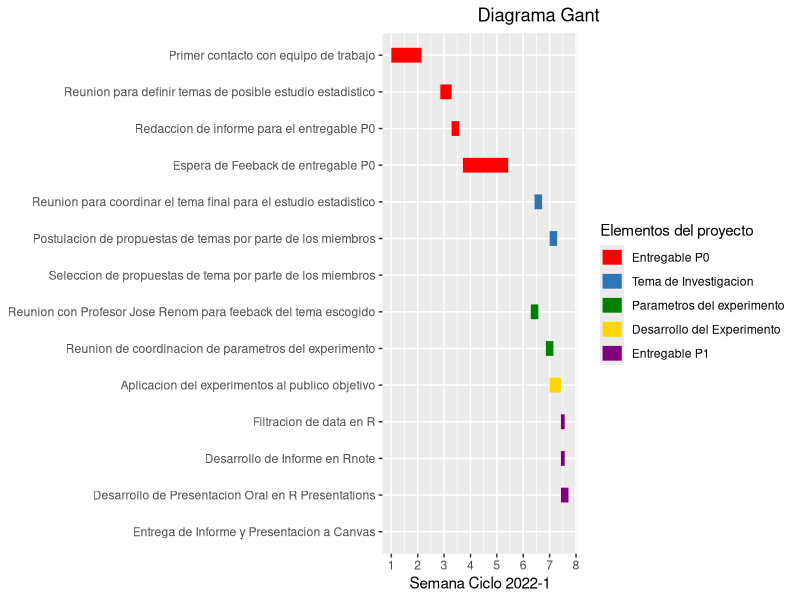
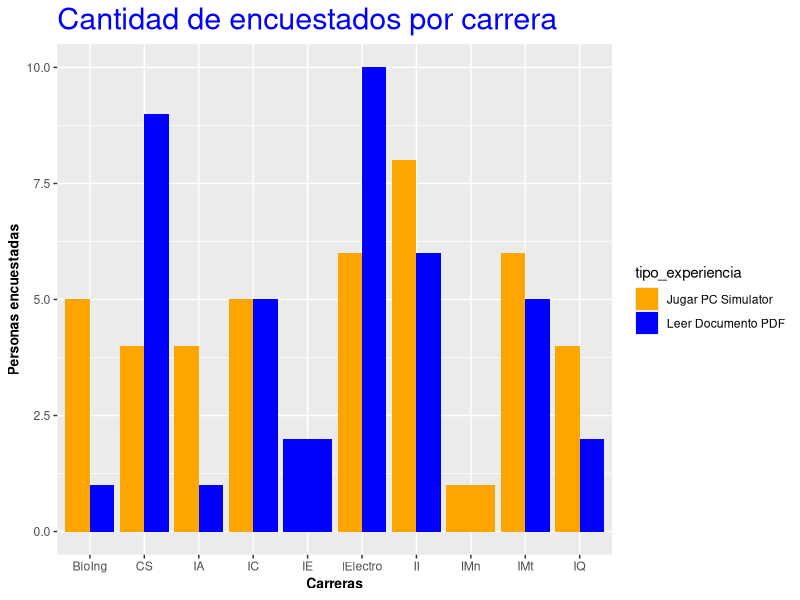
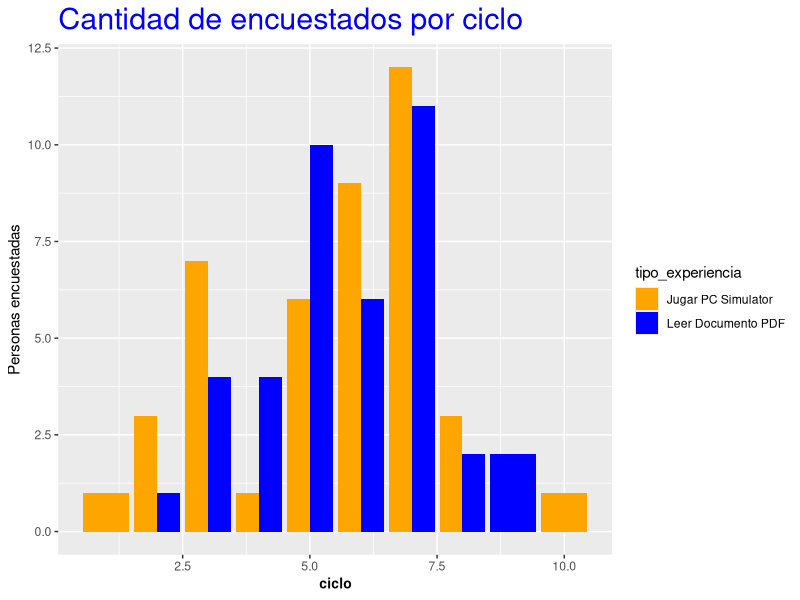
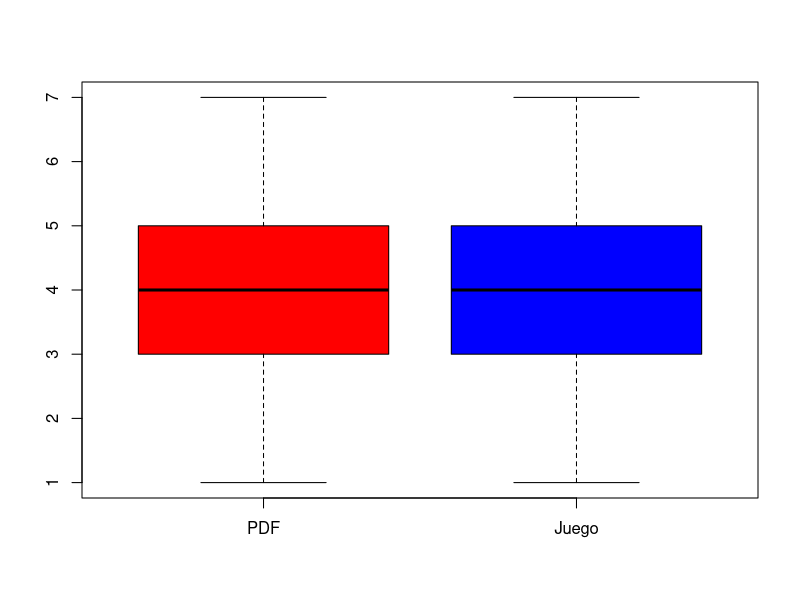
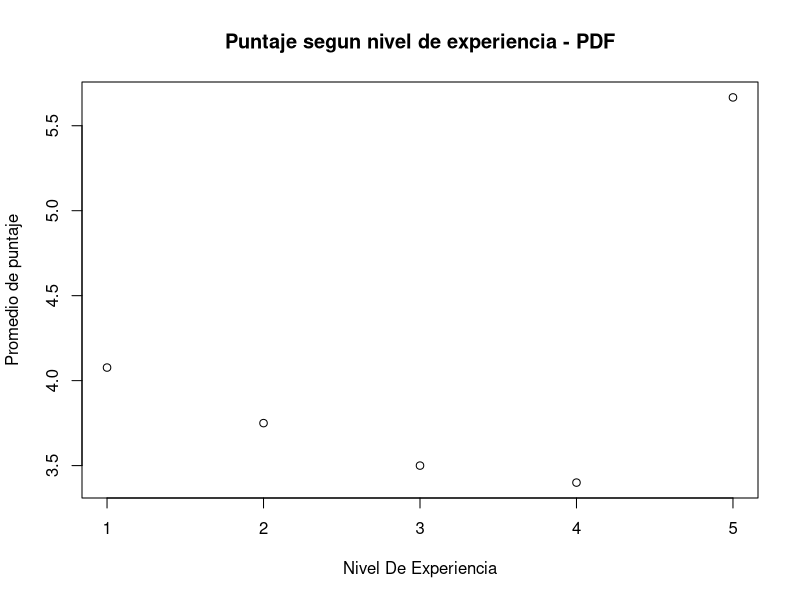
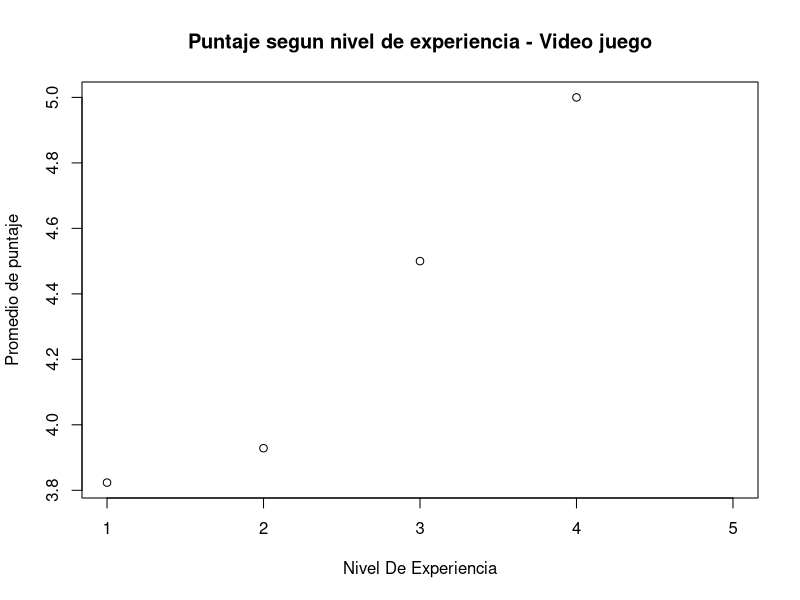
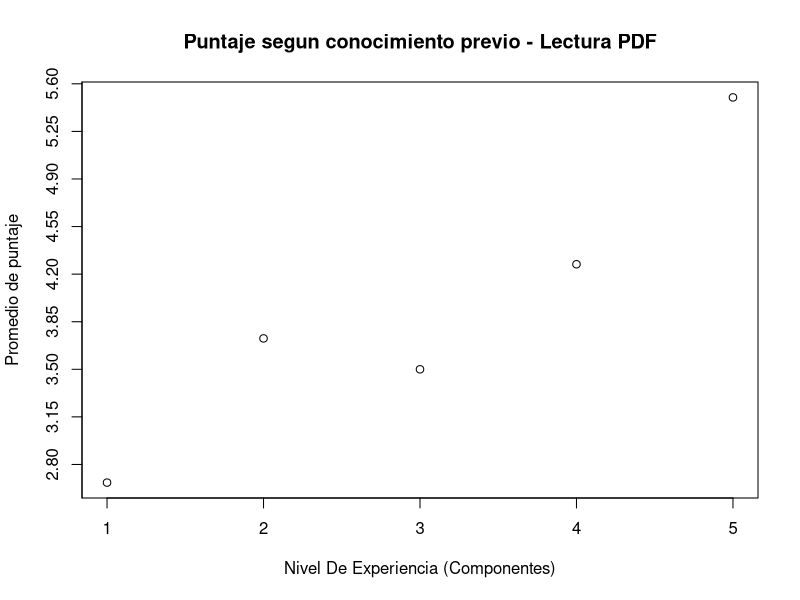
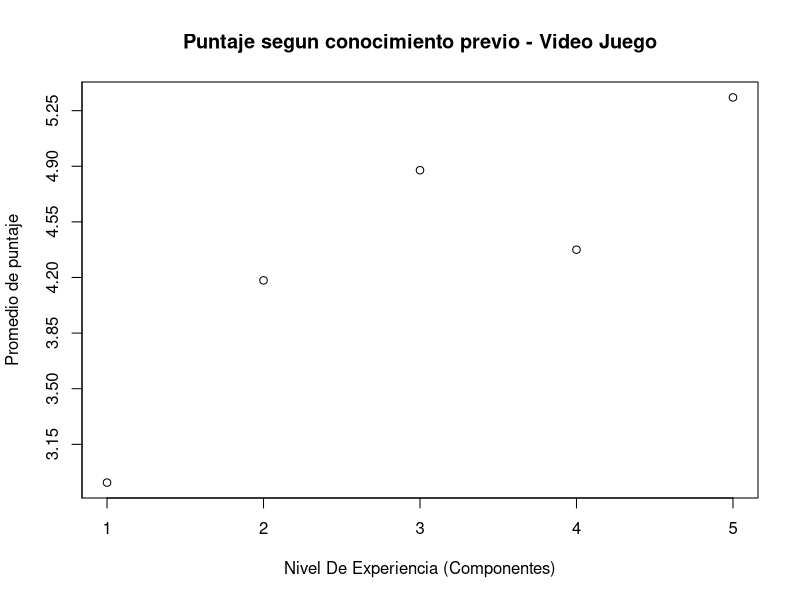

Here is the R script that generated these plots, in order:
## ---- chunk 1
library(readr)
library(dplyr)
library(ggplot2)
library(stringr)
library(tidyverse)
library(lubridate)


gantt <- read.csv("gant.csv", h=T)
DF <- read_csv("data.csv")
## ---- chunk 2


acts <- gantt$Actividad
els <- unique(gantt$Elemento.del.Proyecto)


g.gantt <- gather(gantt, "state", "date", 4:5) %>% mutate(date = as.Date(date, "%Y.%m.%d"), Actividad=factor(Actividad, acts[length(acts):1]), Elemento.del.Proyecto =factor(Elemento.del.Proyecto, els))

actcols <- c("#FF0000", "#2E75B6", "#008000", "#FFD700", "#800080",	"#F5DEB3")


ggplot(g.gantt, aes(date, Actividad, colour = Elemento.del.Proyecto, group=Item)) +
  geom_line(size = 5) +
  scale_color_manual(values=actcols, name="Elementos del proyecto") +
  labs(x="Semana Ciclo 2022-1", y=NULL, title="                   Diagrama Gant") +
  scale_x_date(breaks=seq.Date(as.Date("2022-03-21"), as.Date("2022-6-26"), "weeks"), labels=c(1,2,3,4,5,6,7,8,9,10,11,12,13,14)) +
  theme_gray(base_size=11)



## ---- chunk 3

DF %>% rename(correo=`Ingrese su correo de UTEC!!`, tiempo=`Duración de la experiencia`, edad = `¿Cual es tu edad?`,
              sexo=`¿Con que sexo te identificas?`, ciclo=`¿En que ciclo te encuentras?`, carrera=`¿Cual es tu carrera?`, 
              experiencia_armado=`¿Cuál es tu nivel de experiencia armando computadoras?`,
              frecuencia_video=`¿Con qué frecuencia juegas videojuegos?`, 
              tipo_experiencia=`Qué experiencia realizaste:`,
              
              
              p1=`Regula y proporciona la potencia para que se activen todos los componentes de la PC:`,
              p2=`Cuenta con sus propios procesadores y memoria interna que procesa los datos de la PC y los representa en forma de texto o gráficas complejas como la de los videojuegos. Nos referimos a:`,
              p3=`¿Dónde se conecta o instala la memoria (RAM)?`,
              p4=`El CPU se calienta muy rápido; por ello, se le conecta un refrigerador o Cooler para regular el calor de este. Esta afirmación es:`,
              p5=`¿Dónde se coloca la pasta térmica?`,
              p6=`Responsable realiza cálculos basados en la interpretación de la información de ciertos componentes y les pasa el resultado a otros. Nos referimos a:`,
              p7=`¿A que parte se conecta el panel frontal de la caja (botón de encendido/apagado, USB, conector de audio, etc)?`,
              p8=`Almacena todos los datos del sistema operativo, los programas y las fotos, la música y los vídeos del usuario. Es decir, es el dispositivo de almacenamiento del ordenador.`,
              
              
              satisfaccion=`Nivel de satisfacción al realizar el juego o leer el documento pdf:`,
              conoci_previo=`¿Cuál es tu nivel de conocimiento (previo a la experiencia) sobre componentes de computadora?`
              ) ->DF
## ---- chunk 4
DF$tiempo <- gsub("\\.", ":", DF$tiempo)
DF$tiempo <- gsub(" ", "", DF$tiempo)
DF$tiempo <- gsub("minutos", "", DF$tiempo)
DF$tiempo <- gsub("min", "", DF$tiempo)
DF$tiempo <- gsub("pm", "", DF$tiempo)

iterator = 1
for (palabras in DF$tiempo){
  if(!is.na(palabras)){  
    if(nchar(palabras)<3){
            DF$tiempo[iterator] <- paste0(DF$tiempo[iterator],":00")
            
      }
    }
          
    iterator = iterator + 1
}

DF <- DF[complete.cases(DF$tiempo),]
Duracion <- c()

for (duracion in DF$tiempo)
{
    minuto <- str_extract(duracion, "[0-9]*")
    Duracion <- append(Duracion, strtoi(minuto))
}
DF$tiempo <-Duracion
## ---- chunk 5
iterator = 1
for (palabras in DF$tipo_experiencia){
  if(!is.na(palabras)){  
    if(palabras=="Leer Documento"){
            DF$tipo_experiencia[iterator] <- paste0(DF$tipo_experiencia[iterator]," PDF")
            #print(iterator)
      }
    }
          
    iterator = iterator + 1
}
## ---- chunk 6

DF$carrera[DF$carrera == 'Ingeniería Civil'] <- 'IC'
DF$carrera[DF$carrera == 'Ingeniería Mecatrónica'] <- 'IMt'
DF$carrera[DF$carrera == 'Ingeniería de la energia'] <- 'IE'
DF$carrera[DF$carrera == 'Ciencias De La Computación'] <- 'CS'
DF$carrera[DF$carrera == 'Bioingeniería'] <- 'BioIng'
DF$carrera[DF$carrera == 'Ingeniería Química'] <- 'IQ'
DF$carrera[DF$carrera == 'Ingeniería Industrial'] <- 'II'
DF$carrera[DF$carrera == 'Ingeniería Mecánica'] <- 'IMn'
DF$carrera[DF$carrera == 'Ingeniería Electronica'] <- 'IElectro'
DF$carrera[DF$carrera == 'Ingeniería Ambiental'] <- 'IA'
## ---- chunk 7


g = ggplot(DF, aes(carrera, fill=tipo_experiencia) ) +
  labs(title = "Cantidad de encuestados por carrera")+ylab("Personas encuestadas")+xlab("Carreras") +
  theme(plot.title = element_text(size = rel(2), colour = "blue"))


g+geom_bar(position="dodge") + scale_fill_manual(values = alpha(c("orange", "blue"), 1)) +
  theme(axis.title.x = element_text(face="bold", size=10),axis.title.y =  element_text(face="bold", size=10))
## ---- chunk 8

g = ggplot(DF, aes(ciclo, fill=tipo_experiencia) ) +
  labs(title = "Cantidad de encuestados por ciclo")+ylab("Personas encuestadas") +
  theme(plot.title = element_text(size = rel(2), colour = "blue"))

g+geom_bar(position="dodge") + scale_fill_manual(values = alpha(c("orange", "blue"), 1)) +
  theme(axis.title.x = element_text(face="bold", size=10))  
## ---- chunk 9
score_vector = c()

for (ans in DF$p1)
{
  if (!is.na(ans))
  {
    if (ans == "Fuente de alimentación (PSU) o sistema de alimentación")
    {
      score_vector <- append(score_vector, 1)
    }
    else
    {
      score_vector <- append(score_vector, 0)
    }  
  }
  else
  {
    score_vector <- append(score_vector, 0)
  }
  
}

iterator = 1
for (ans in DF$p2)
{
  if (!is.na(ans))
  {
    if (ans == "Tarjeta gráfica (GPU)")
    {
      score_vector[iterator] = score_vector[iterator] + 1
    }  
  }
  
  iterator = iterator + 1
}


iterator = 1
for (ans in DF$p6)
{
  if (!is.na(ans))
  {
    if (ans == "Unidad central de procesamiento o Procesador (CPU)")
    {
      score_vector[iterator] <- score_vector[iterator] + 1
    }  
  }
  
  iterator = iterator + 1
}


iterator = 1
for (ans in DF$p8)
{
  if (!is.na(ans))
  {
    if (ans == "Disco Duro")
    {
      score_vector[iterator] <- score_vector[iterator] + 1
    }  
  }
  
  iterator = iterator + 1
}

iterator = 1
for (ans in DF$p3)
{
  if (!is.na(ans))
  {
    if (ans == "Placa base (Motherboard)")
    {
      score_vector[iterator] <- score_vector[iterator] + 1
    }  
  }
  
  iterator = iterator + 1
}

iterator = 1
for (ans in DF$p5)
{
  if (!is.na(ans))
  {
    if (ans == "Unidad central de procesamiento o Procesador (CPU)")
    {
      score_vector[iterator] <- score_vector[iterator] + 1
    }  
  }
  
  iterator = iterator + 1
}

iterator = 1
for (ans in DF$p7)
{
  if (!is.na(ans))
  {
    if (ans == "Placa base (Motherboard)")
    {
      score_vector[iterator] <- score_vector[iterator] + 1
    }  
  }
  
  iterator = iterator + 1
}



DF_scored <- cbind(DF, score_vector)


## ---- chunk 10
class_learning <- DF_scored[DF_scored$tipo_experiencia == 'Leer Documento PDF',]


game_learning <- DF_scored[DF_scored$tipo_experiencia == 'Jugar PC Simulator',]


game_learning_cortado <- head(game_learning, nrow(class_learning) - nrow(game_learning))


data <- data.frame(class_learning$score_vector, game_learning_cortado$score_vector)
boxplot(data,names = c("PDF", "Juego"), col=c("Red", "Blue"))
## ---- chunk 11
score_mean <- c(0,0,0,0,0)
number_to_divide <- c(0,0,0,0,0)

for (row in 1:nrow(class_learning))
{
  score_mean[class_learning[row, "experiencia_armado"]] <- score_mean[class_learning[row, "experiencia_armado"]] + class_learning[row, "score_vector"]
  number_to_divide[class_learning[row, "experiencia_armado"]] <- number_to_divide[class_learning[row, "experiencia_armado"]] + 1
}

for (iterator in 1:5)
{
  score_mean[iterator] = score_mean[iterator]/number_to_divide[iterator]
}


possible <- c(1,2,3,4,5)

plot(possible, score_mean, xlab = "Nivel De Experiencia", ylab = "Promedio de puntaje", main="Puntaje segun nivel de experiencia - PDF")


## ---- chunk 12
score_mean <- score_mean[complete.cases(score_mean)]
score_mean <- c(0,0,0,0,0)
number_to_divide <- c(0,0,0,0,0)

for (row in 1:nrow(game_learning_cortado))
{
  score_mean[game_learning_cortado[row, "experiencia_armado"]] <- score_mean[game_learning_cortado[row, "experiencia_armado"]] + game_learning_cortado[row, "score_vector"]
  number_to_divide[game_learning_cortado[row, "experiencia_armado"]] <- number_to_divide[game_learning_cortado[row, "experiencia_armado"]] + 1
}

for (iterator in 1:5)
{
  score_mean[iterator] = score_mean[iterator]/number_to_divide[iterator]
}

possible <- c(1,2,3,4,5)

plot(possible, score_mean, xlab = "Nivel De Experiencia", ylab = "Promedio de puntaje", main="Puntaje segun nivel de experiencia - Video juego")

## ---- chunk 13
score_mean <- score_mean[complete.cases(score_mean)]
score_mean <- c(0,0,0,0,0)
number_to_divide <- c(0,0,0,0,0)

for (row in 1:nrow(class_learning))
{
  score_mean[class_learning[row, "conoci_previo"]] <- score_mean[class_learning[row, "conoci_previo"]] + class_learning[row, "score_vector"]
  number_to_divide[class_learning[row, "conoci_previo"]] <- number_to_divide[class_learning[row, "conoci_previo"]] + 1
}

for (iterator in 1:5)
{
  score_mean[iterator] = score_mean[iterator]/number_to_divide[iterator]
}

possible <- c(1,2,3,4,5)

plot(possible,score_mean, xlab = "Nivel De Experiencia (Componentes)", ylab = "Promedio de puntaje", yaxp=c(0,7,20),main="Puntaje segun conocimiento previo - Lectura PDF")

## ---- chunk 14
score_mean <- score_mean[complete.cases(score_mean)]
score_mean <- c(0,0,0,0,0)
number_to_divide <- c(0,0,0,0,0)

for (row in 1:nrow(game_learning_cortado))
{
  score_mean[game_learning_cortado[row, "conoci_previo"]] <- score_mean[game_learning_cortado[row, "conoci_previo"]] + game_learning_cortado[row, "score_vector"]
  number_to_divide[game_learning_cortado[row, "conoci_previo"]] <- number_to_divide[game_learning_cortado[row, "conoci_previo"]] + 1
}

for (iterator in 1:5)
{
  score_mean[iterator] = score_mean[iterator]/number_to_divide[iterator]
}

possible <- c(1,2,3,4,5)

plot(possible,score_mean, xlab = "Nivel De Experiencia (Componentes)", ylab = "Promedio de puntaje", yaxp=c(0,7,20),main="Puntaje segun conocimiento previo - Video Juego")

## ---- chunk 15

plot(DF_scored$tiempo, DF_scored$score_vector, pch = 20, col = rgb(0, 0, 0, 0.2), xlab="Tiempo de aprendizaje (minutos)", ylab="Puntaje", main="Tiempo en Minutos Vs Puntaje")

## ---- chunk 16
DF <- DF[complete.cases(DF),]
## ---- chunk 17
score_vector = c()
for (ans in DF$p1)
{
  if (!is.na(ans))
  {
    if (ans == "Fuente de alimentación (PSU) o sistema de alimentación")
    {
      score_vector <- append(score_vector, 1)
    }
    else
    {
      score_vector <- append(score_vector, 0)
    }  
  }
  else
  {
    score_vector <- append(score_vector, 0)
  }
  
}
iterator = 1
for (ans in DF$p2)
{
  if (!is.na(ans))
  {
    if (ans == "Tarjeta gráfica (GPU)")
    {
      score_vector[iterator] = score_vector[iterator] + 1
    }  
  }
  
  iterator = iterator + 1
}
iterator = 1
for (ans in DF$p6)
{
  if (!is.na(ans))
  {
    if (ans == "Unidad central de procesamiento o Procesador (CPU)")
    {
      score_vector[iterator] <- score_vector[iterator] + 1
    }  
  }
  
  iterator = iterator + 1
}
iterator = 1
for (ans in DF$p8)
{
  if (!is.na(ans))
  {
    if (ans == "Disco Duro")
    {
      score_vector[iterator] <- score_vector[iterator] + 1
    }  
  }
  
  iterator = iterator + 1
}
iterator = 1
for (ans in DF$p3)
{
  if (!is.na(ans))
  {
    if (ans == "Placa base (Motherboard)")
    {
      score_vector[iterator] <- score_vector[iterator] + 1
    }  
  }
  
  iterator = iterator + 1
}
iterator = 1
for (ans in DF$p5)
{
  if (!is.na(ans))
  {
    if (ans == "Unidad central de procesamiento o Procesador (CPU)")
    {
      score_vector[iterator] <- score_vector[iterator] + 1
    }  
  }
  
  iterator = iterator + 1
}
iterator = 1
for (ans in DF$p7)
{
  if (!is.na(ans))
  {
    if (ans == "Placa base (Motherboard)")
    {
      score_vector[iterator] <- score_vector[iterator] + 1
    }  
  }
  
  iterator = iterator + 1
}
DF_scored <- cbind(DF, score_vector)
## ---- chunk 18
class_learning <- DF_scored[DF_scored$tipo_experiencia == 'Leer Documento PDF',]
game_learning <- DF_scored[DF_scored$tipo_experiencia == 'Jugar PC Simulator',]
game_learning_cortado <- head(game_learning, nrow(class_learning) - nrow(game_learning))
#nrow(game_learning_cortado)
data <- data.frame(class_learning$score_vector, game_learning_cortado$score_vector)
boxplot(data,names = c("PDF", "Juego"), col=c("Red", "Blue"))
## ---- chunk 19
class_learning <- DF_scored[DF_scored$tipo_experiencia == 'Leer Documento PDF',]
game_learning <- DF_scored[DF_scored$tipo_experiencia == 'Jugar PC Simulator',]
game_learning_cortado <- head(game_learning, nrow(class_learning) - nrow(game_learning))


data <- data.frame(class_learning$satisfaccion, game_learning_cortado$satisfaccion)


boxplot(data,names = c("PDF", "Juego"), col=c("red", "blue"), main="Nivel de satisfaccion PDF y JUEGO")

## ---- chunk 20
passed <- c(DF_scored$score_vector > 3)
avg <- sum(passed == TRUE)/length(passed)
avg
## ---- chunk 21
plot(dbinom(1:68,68,avg), xlab="Numero de intentos", ylab="Probabilidad")
## ---- chunk 22
Esperanza <- length(DF_scored$score_vector)*avg
Esperanza
## ---- chunk 23
length(DF_scored$score_vector)
## ---- chunk 24
passed_class <- c(class_learning$score_vector > 3)
avg_class <- sum(passed_class == TRUE)/length(passed_class)
passed_game <- c(game_learning$score_vector > 3)
avg_game <- sum(passed_game == TRUE)/length(passed_class)
c1 <- rgb(255,0,0,max = 255, alpha = 255, names = "lt.blue")
c2 <- rgb(0,0,255, max = 255, alpha = 255, names = "lt.pink")
plot(dbinom(1:68,68,avg_class), col = c1, ylab = "Probabilidad", ylim=c(0,0.2), xlab="Numero de intentos");par(new=TRUE, mgp = c(5, 1, 0))
plot(dbinom(1:68,68,avg_game), col = c2, ylab=NULL,ylim=c(0,0.2))
legend(1, 0.2, legend=c("PDF", "Juego"), col=c("red", "blue"), lty=1:1, cex=0.8)
## ---- chunk 25
passed_class <- c(class_learning$score_vector > 3)
avg_class <- sum(passed_class == TRUE)/length(passed_class)
passed_game <- c(game_learning$score_vector > 3)
avg_game <- sum(passed_game == TRUE)/length(passed_class)
c1 <- rgb(255,0,0,max = 255, alpha = 255, names = "lt.blue")
c2 <- rgb(0,0,255, max = 255, alpha = 255, names = "lt.pink")
plot(dgeom(1:68,avg_class), col = c1, ylab = "Probabilidad", ylim=c(0,0.2), xlab="Numero de intentos antes de un fallo");par(new=TRUE, mgp = c(5, 1, 0))
plot(dgeom(1:68,avg_game), col = c2, ylab=NULL,ylim=c(0,0.2))
legend(22, 0.2, legend=c("PDF", "Juego"), col=c("red", "blue"), lty=1:1, cex=0.8)
## ---- chunk 26
avg_class <- sum(class_learning$score_vector)/(length(passed_class)*7)
avg_class
avg_game <- sum(game_learning$score_vector)/(length(passed_class)*7)
avg_game
plot(dbinom(0:7,7,avg_class), col=c1, ylim=c(0,0.5), ylab="Probabilidad", xlab="Nota", main=NULL);par(new=TRUE, mgp = c(5, 1, 0))
plot(dbinom(0:7,7,avg_game), col=c2, ylab=NULL, main=NULL, ylim=c(0,0.5));par(new=TRUE, mgp = c(5, 1, 0))
plot(dbinom(0:7,7,0.25), ylab=NULL, ylim=c(0,0.5), main=NULL)
legend(6.2, 0.5, legend=c("PDF", "Juego", "Azar"), col=c("red", "blue", "black"), lty=1:1, cex=0.8)
